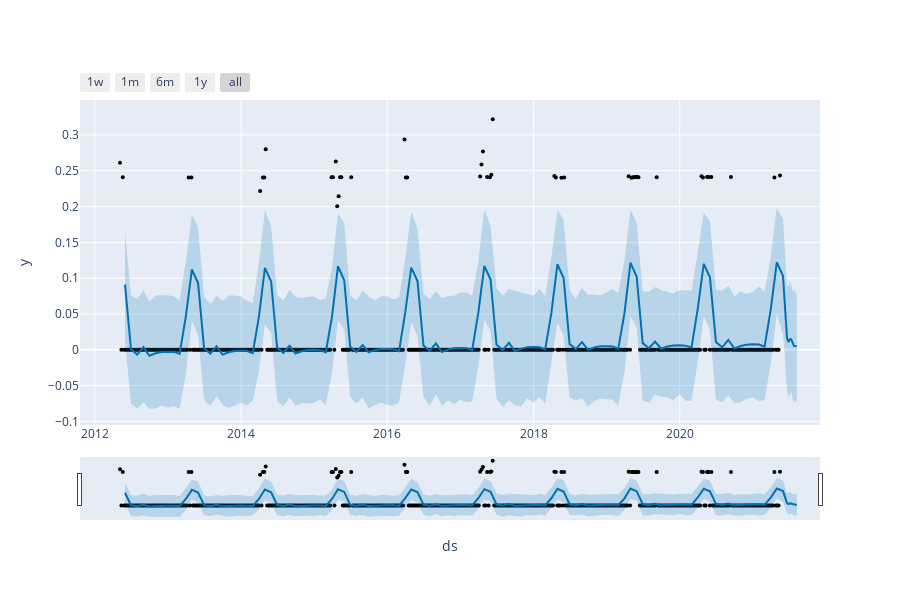
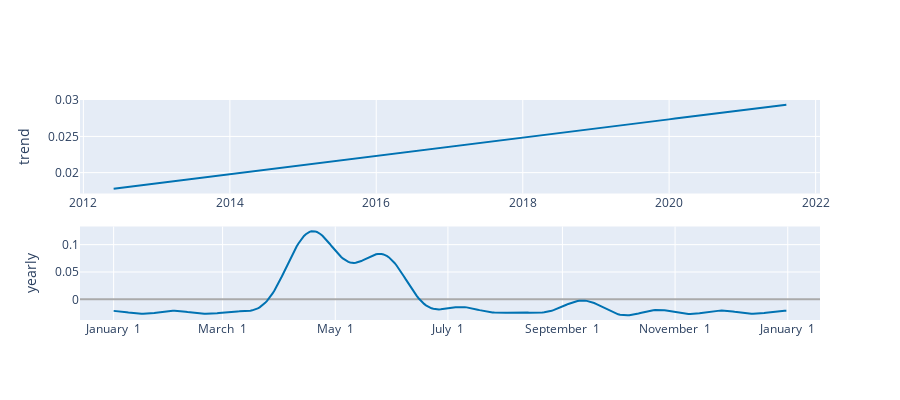

The code cell stored with these charts, in order, in its notebook:
### Code cell
plot_plotly(w, forecast)
plot_components_plotly(w, forecast)
